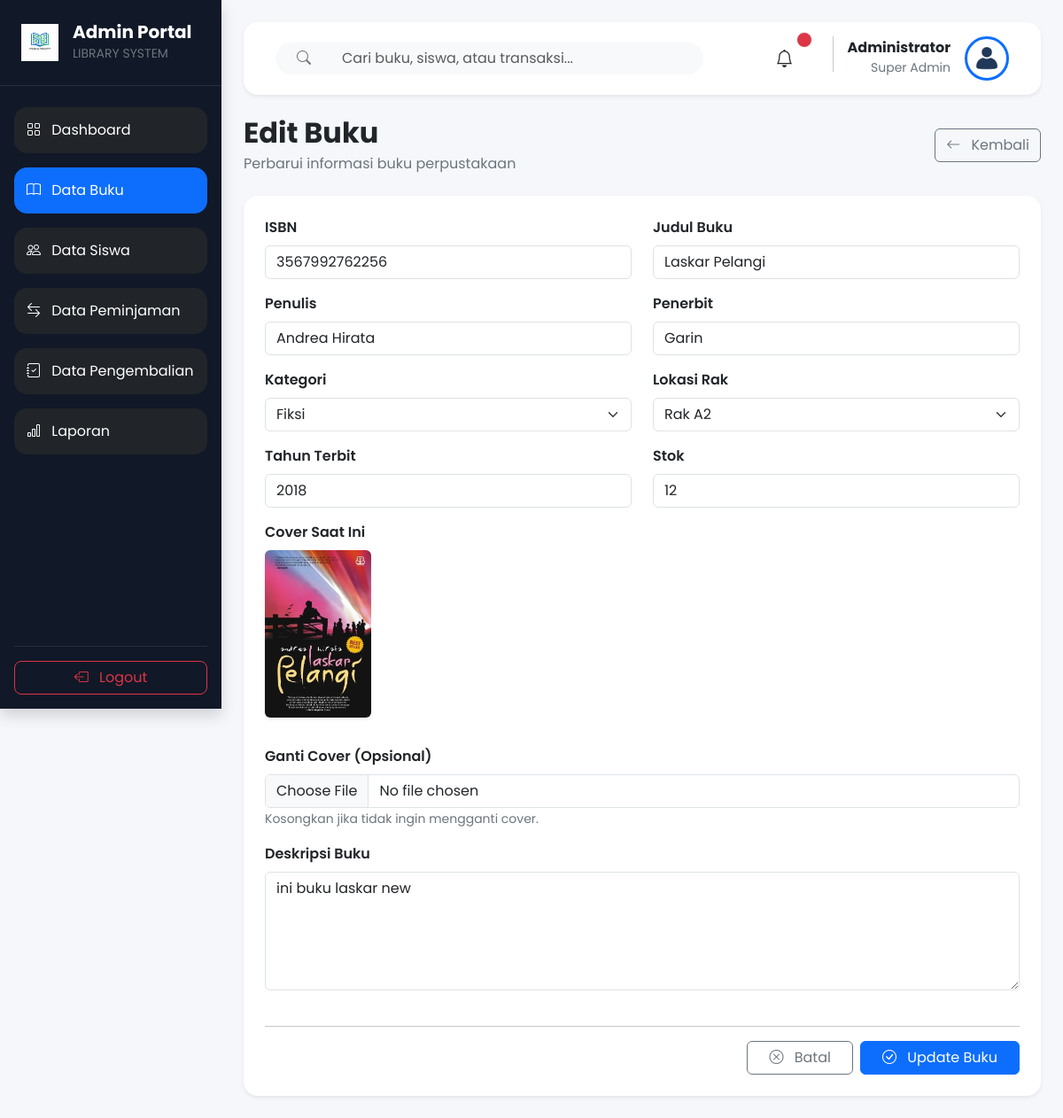
/admin/edit_buku.php?id=6 (signed in), run on an earlier commit of the app's database.
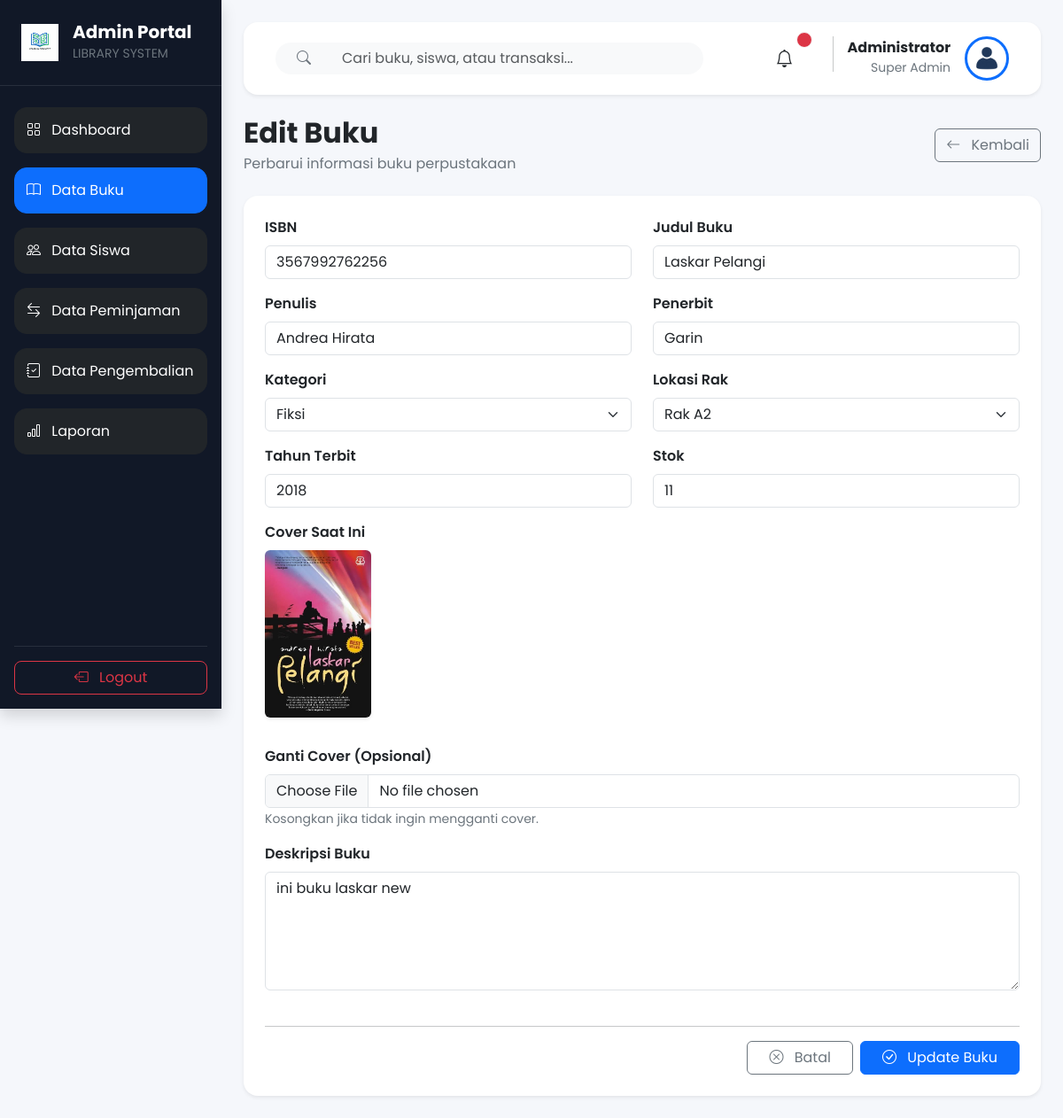
And on a later commit of the database.
### tables this page shows
CREATE TABLE `buku` (
  `id_buku` int(11) NOT NULL,
  `isbn` varchar(30) DEFAULT NULL,
  `judul` varchar(200) NOT NULL,
  `penulis` varchar(150) DEFAULT NULL,
  `penerbit` varchar(150) DEFAULT NULL,
  `tahun_terbit` year(4) DEFAULT NULL,
  `stok` int(11) DEFAULT 0,
  `cover` varchar(255) DEFAULT NULL,
  `deskripsi` text DEFAULT NULL,
  `id_kategori` int(11) DEFAULT NULL,
  `id_lokasi` int(11) DEFAULT NULL
);

CREATE TABLE `kategori` (
  `id_kategori` int(11) NOT NULL,
  `nama_kategori` varchar(100) NOT NULL
);

CREATE TABLE `lokasi` (
  `id_lokasi` int(11) NOT NULL,
  `nama_lokasi` varchar(100) NOT NULL
);

### admin/edit_buku.php (the view, shortened to what this page needs)
<?php
include "../config/koneksi.php";
$id = $_GET['id'];
$query = mysqli_query($conn,"
SELECT *
FROM buku
WHERE id_buku='$id'
");
$data = mysqli_fetch_assoc($query);
include "../includes/header.php";
include "../includes/sidebar_admin.php";
?>
<div
class="container-fluid"
style="
margin-left:250px;
padding:25px;
background:#F5F7FB;
min-height:100vh;
">
<?php include "../includes/navbar_admin.php"; ?>
<div class="d-flex justify-content-between align-items-center mb-4">
    <div>
        <h2 class="fw-bold mb-1">
            Edit Buku
        </h2>
        <p class="text-secondary mb-0">
            Perbarui informasi buku perpustakaan
        </p>
    </div>
    <a
        href="buku.php"
        class="btn btn-outline-secondary">
        <i class="bi bi-arrow-left me-2"></i>
        Kembali
    </a>
</div>
<div class="card border-0 shadow-sm rounded-4">
<div class="card-body p-4">
<form
action="proses_edit_buku.php"
method="POST"
enctype="multipart/form-data">
<div class="row">
<div class="col-md-6 mb-3">
<label class="form-label fw-semibold">
ISBN
</label>
<input
type="text"
name="isbn"
class="form-control"
value="<?= $data['isbn']; ?>"
required>
</div>
<div class="col-md-6 mb-3">
<label class="form-label fw-semibold">
Judul Buku
</label>
<input
type="text"
name="judul"
class="form-control"
value="<?= $data['judul']; ?>"
required>
</div>
<div class="col-md-6 mb-3">
<label class="form-label fw-semibold">
Penulis
</label>
<input
type="text"
name="penulis"
class="form-control"
value="<?= $data['penulis']; ?>"
required>
</div>
<div class="col-md-6 mb-3">
<label class="form-label fw-semibold">
Penerbit
</label>
<input
type="text"
name="penerbit"
class="form-control"
value="<?= $data['penerbit']; ?>"
required>
</div>
<div class="col-md-6 mb-3">
    <label class="form-label fw-semibold">
        Kategori
    </label>
    <select
        name="id_kategori"
        class="form-select"
        required>
        <?php
        $kategori = mysqli_query($conn,"
        SELECT *
        FROM kategori
        ORDER BY nama_kategori ASC
        ");
        while($k=mysqli_fetch_assoc($kategori)){
        ?>
        <option
            value="<?= $k['id_kategori']; ?>"
            <?= ($data['id_kategori']==$k['id_kategori']) ? "selected" : ""; ?>>
            <?= $k['nama_kategori']; ?>
        </option>
        <?php
        }
        ?>
    </select>
</div>
<div class="col-md-6 mb-3">
    <label class="form-label fw-semibold">
        Lokasi Rak
    </label>
    <select
        name="id_lokasi"
        class="form-select"
        required>
        <?php
        $lokasi = mysqli_query($conn,"
        SELECT *
        FROM lokasi
        ORDER BY nama_lokasi ASC
        ");
        while($l=mysqli_fetch_assoc($lokasi)){
        ?>
        <option
            value="<?= $l['id_lokasi']; ?>"
            <?= ($data['id_lokasi']==$l['id_lokasi']) ? "selected" : ""; ?>>
            <?= $l['nama_lokasi']; ?>
        </option>
        <?php
        }
        ?>
    </select>
</div>
<div class="col-md-6 mb-3">
    <label class="form-label fw-semibold">
        Tahun Terbit
    </label>
    <input
        type="number"
        name="tahun_terbit"
        class="form-control"
        value="<?= $data['tahun_terbit']; ?>"
        required>
</div>
<div class="col-md-6 mb-3">
    <label class="form-label fw-semibold">
        Stok
    </label>
    <input
        type="number"
        name="stok"
        class="form-control"
        value="<?= $data['stok']; ?>"
        required>
</div>
<div class="col-md-12 mb-3">
    <label class="form-label fw-semibold">
        Cover Saat Ini
    </label>
    <br>
    <?php
    if(!empty($data['cover']) && file_exists("../assets/image/buku/".$data['cover'])){
    ?>
        <img
            src="../assets/image/buku/<?= $data['cover']; ?>"
            width="120"
            class="rounded shadow-sm mb-3">
    <?php
    }
    ?>
</div>
<div class="col-md-12 mb-3">
    <label class="form-label fw-semibold">
        Ganti Cover (Opsional)
    </label>
    <input
        type="file"
        name="cover"
        class="form-control"
        accept=".jpg,.jpeg,.png">
    <small class="text-secondary">
        Kosongkan jika tidak ingin mengganti cover.
    </small>
</div>
<div class="col-md-12 mb-4">
    <label class="form-label fw-semibold">
        Deskripsi Buku
    </label>
    <textarea
        name="deskripsi"
        rows="5"
        class="form-control"
        placeholder="Masukkan deskripsi buku..."><?= $data['deskripsi']; ?></textarea>
</div>
</div>
<hr>
<div class="d-flex justify-content-end gap-2">
    <a
        href="buku.php"
        class="btn btn-outline-secondary px-4">
        <i class="bi bi-x-circle me-2"></i>
        Batal
    </a>
    <button
        type="submit"
        class="btn btn-primary px-4">
        <i class="bi bi-check-circle me-2"></i>
        Update Buku
    </button>
</div>
</form>
</div>
</div>
</div>
<?php include "../includes/footer.php"; ?>

What changed in the data, as far as the page shows it:
changed buku "Laskar Pelangi": stok "12" → "11"
